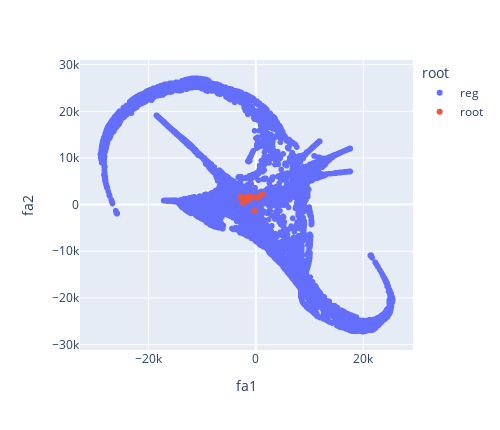

Here is the notebook cell this chart was saved with:
### Code cell
# graph_df['vag_fluid'] = graph_df.vag_fluid.astype(str)
graph_df = pd.DataFrame(adata_res.obsm['X_draw_graph_fa'], index = res_meta.index, columns=['fa1', 'fa2'])
graph_df = graph_df.merge(res_meta, left_index=True, right_index=True)
graph_df['BV_status'] = graph_df['BV_status'].fillna('no_data')
px.scatter(graph_df, x = 'fa1', y = 'fa2', color = 'root', width = 500, height = 430)

### Figure 1 — Plotly figure (JSON) as saved in the notebook; plotly's stock layout.template omitted (floating-point values rounded to 4 significant figures; data arrays with more than 128 entries replaced by an {"elided": "..."} marker saying what was removed)
{"data": [{"hovertemplate": "root=reg<br>fa1=%{x}<br>fa2=%{y}<extra></extra>", "legendgroup": "reg", "marker": {"color": "#636efa", "symbol": "circle"}, "mode": "markers", "name": "reg", "showlegend": true, "type": "scattergl", "x": {"elided": "8005 float values"}, "xaxis": "x", "y": {"elided": "8005 float values"}, "yaxis": "y"}, {"hovertemplate": "root=root<br>fa1=%{x}<br>fa2=%{y}<extra></extra>", "legendgroup": "root", "marker": {"color": "#EF553B", "symbol": "circle"}, "mode": "markers", "name": "root", "showlegend": true, "type": "scattergl", "x": [-2383.0, -2160.0, -2824.0, -2102.0, -1650.0, -813.8, 384.1, -1335.0, -1804.0, -1661.0, -1223.0, -1774.0, -392.2, -227.3, -2199.0, 1228.0, 680.7, -2724.0, -1751.0, -2379.0, -2274.0], "xaxis": "x", "y": [352.2, 1250.0, 1669.0, 909.7, 1393.0, 1474.0, 1436.0, 1266.0, 1608.0, 833.6, 1747.0, 1260.0, 1590.0, -1299.0, 888.6, 2200.0, 1900.0, 1516.0, 1095.0, 1078.0, 938.3], "yaxis": "y"}], "layout": {"height": 430, "legend": {"title": {"text": "root"}, "tracegroupgap": 0}, "margin": {"t": 60}, "width": 500, "xaxis": {"anchor": "y", "domain": [0, 1], "title": {"text": "fa1"}}, "yaxis": {"anchor": "x", "domain": [0, 1], "title": {"text": "fa2"}}}}
